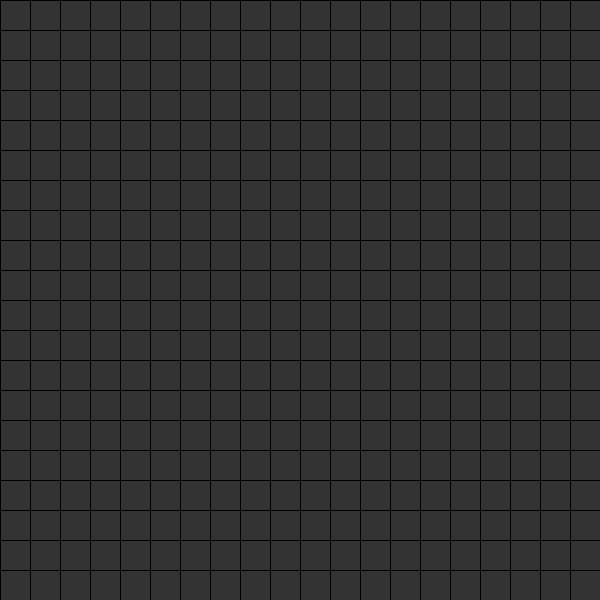
Frame 1 (no input)
Frame 60 (the mouse pressed at the canvas centre just before this capture): identical to frame 1, image omitted
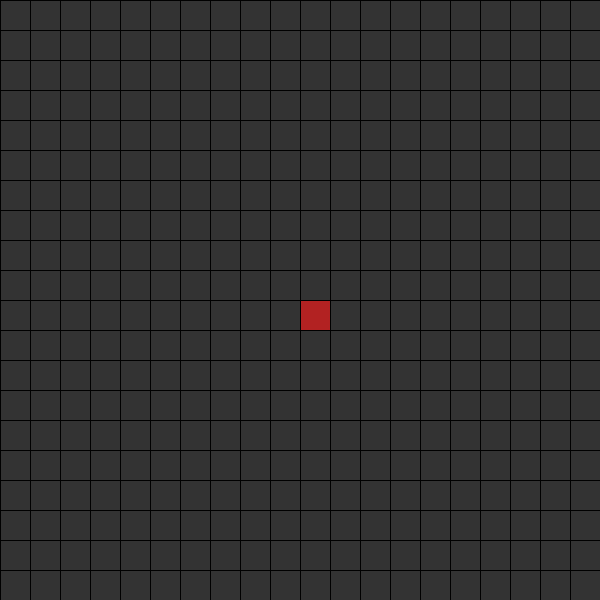
Frame 120 (the mouse held since frame 60 and released just before this capture)

The Processing sketch that drew these frames (run headless with seeded random() and noise(); from frame 60 on, the mouse is pressed at the canvas centre):

// Processing sketch: matrice
// ── matrice.pde
Griglia g;

void setup () {
  size (600, 600);
  
  g = new Griglia(20, 20);
}

void draw() {
  background (51);
  g.draw();
}

void mousePressed() {
  g.premuto(mouseX, mouseY);
}

// ── Griglia.pde
public class Griglia {
  private int numC; // numero righe
  private int numR; // numero colonne
  private int lung; // lunghezza
  private int larg; // larghezza
  
  private Quadretto[] quadretti; // array
  
  private final static color RED = #b22222; // firebrick
  
  public Griglia(int numC, int numR) {
    this.numC = numC;
    this.numR = numR;
    this.lung = width/numR;
    this.larg = height/numC;
    
    quadretti = new Quadretto[lung * larg];
  }
  
  public void draw() {
    /* creazione di una matrice */
    for (int a = 0; a < numC; a++) line(a*larg, 0, a*larg, height); // colonne
    for (int a = 0; a < numR; a++) line(0, a*lung, width, a*lung); // righe
    
    int cont = 0;
    
    while (quadretti[cont] != null) { // ripeto il ciclo fino a quando ho quadretti
      fill(RED); // riempo il quadretto di colore
      // disegno un rettagolo con coordinataX, coordinataY, lunghezza e larghezza
      rect(quadretti[cont].getCordX() * width/numC, quadretti[cont].getCordY() * height/numR, lung, larg);
      
      cont++;
    }
  }
  
  public void premuto(float mx, float my) {
    boolean click = false; 
    int cont = 0; // contatore che conta il numero di quadretti colorati
    
    for (int a = 0; a < lung * larg; a++) {
      if (quadretti[a] != null) { // se ci sono quadretti colorati
        cont++; // aggiorno il contatore 
        
        int cordX = int(mx * numC)/width; // coordinata x del quadretto
        int cordY = int(my * numR)/height; // coordinata y del quadretto
        
        // controllo le coordinate del quadretto
        if(cordX == quadretti[a].getCordX() && cordY == quadretti[a].getCordY() ) {
          click = true; 
          
          for (int b = a; b < lung * larg; b++) {
            if(b < (lung * larg) - 1) {              
              quadretti[b] = quadretti[b + 1]; 
            }
            else {
              quadretti[b] = null;
            }
          }
        }
      }
    }
    if (!click) {
      quadretti[cont] = new Quadretto(mx ,my, numC, numR);
    }
  }
}

// ── Quadretto.pde
public class Quadretto {
  private int x; // coordinata x
  private int y; // coordinata y
  private int lung; // lunghezza
  private int larg; // larghezza
     
  public Quadretto(float x, float y, int lung, int larg) {
    this.lung = lung;
    this.larg = larg;
    this.x = int(x * lung)/width;
    this.y = int(y * larg)/height;
  }
  
  public int getCordX () {
    return x; 
  }
  
  public int getCordY () {
    return y; 
  }
}
